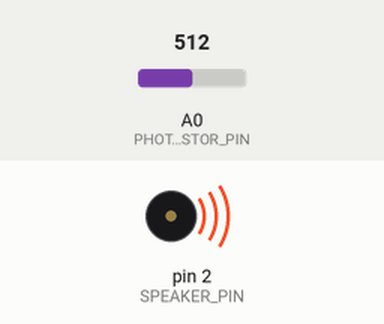
Recording of a sketch running on a simulated Arduino Uno, built with avr-gcc and run on an emulated ATmega328P. Parts: buzzer (waves = sounding). The test bench sets the inputs (shaded band); at power-on: A0 (PHOTO_RESISTOR_PIN) = 512. What the sketch prints to the serial monitor is not drawn.

Above: at 0.1 s.
Timing chart, 0 to 1.6 s (numbered marks = the images above):
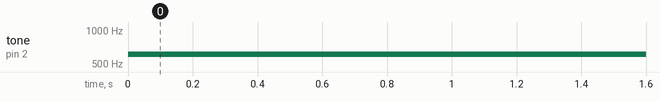

Measured:
- by itself, tone on pin 2 (SPEAKER_PIN): silent → 612 Hz at 0.00 s

The sketch:

LichtMitPiezo.ino
```cpp
const int PHOTO_RESISTOR_PIN = A0;
const int SPEAKER_PIN = 2;

int sensorValue = 0;

void setup() {
  Serial.begin(9600);
  pinMode(SPEAKER_PIN, OUTPUT);
}

void loop() {
  sensorValue = analogRead(PHOTO_RESISTOR_PIN);
  Serial.println(sensorValue);
  tone(SPEAKER_PIN, sensorValue + 100);
  delay(500);
}
```
